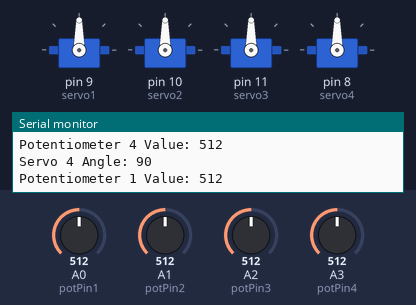
A sketch run on a simulated Arduino Uno, built with avr-gcc and run on an emulated ATmega328P. On the bench: 4 × servo, the last lines printed to the serial monitor. The test bench sets the inputs (shaded band); at power-on: A0 (potPin1) = 512, A1 (potPin2) = 512, A2 (potPin3) = 512, A3 (potPin4) = 512.

Above: at 1.2 s.
1.3 s: A0 (potPin1) set to 561
At 2.5 s:
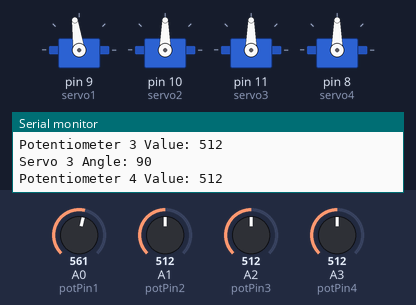
2.8 s: A0 (potPin1) set to 583
At 3.8 s:
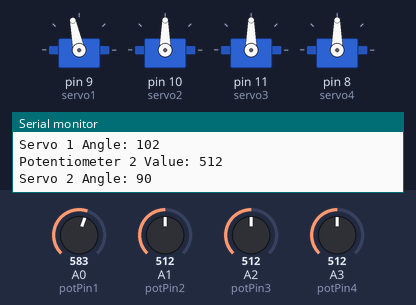
4.3 s: A1 (potPin2) set to 108
At 5.2 s:
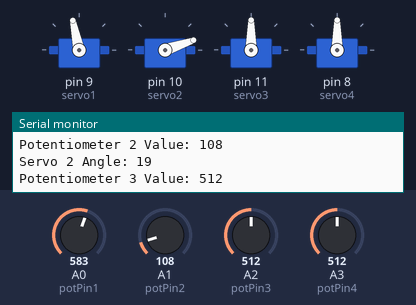
5.9 s: A1 (potPin2) set to 89
At 6.7 s:
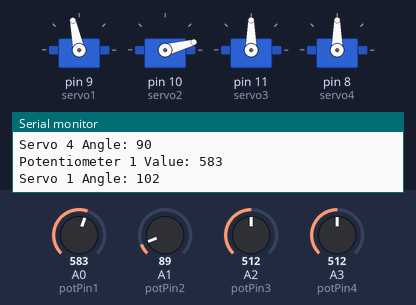
8.9 s: A2 (potPin3) set to 557
At 10.1 s:
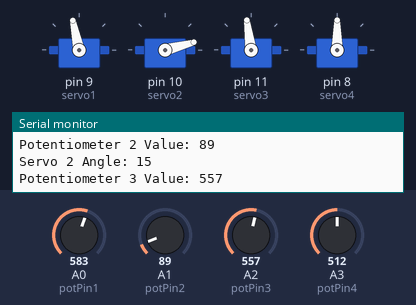
11.9 s: A2 (potPin3) set to 586
At 13.5 s:
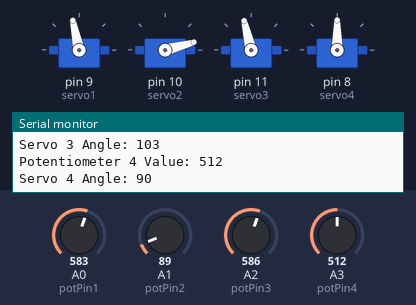
Timing chart, 0 to 14.5 s (numbered marks = the images above; inputs shaded):
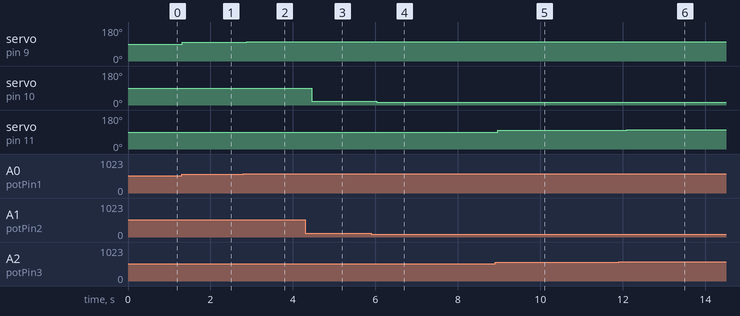

The sketch:

quay_servo_By_bientro.ino
```cpp
#include <Servo.h>

Servo servo1;  // Đối tượng cho servo 1
Servo servo2;  // Đối tượng cho servo 2
Servo servo3;  // Đối tượng cho servo 3
Servo servo4;  // Đối tượng cho servo 4


int potPin1 = A0; // Chân analog đọc giá trị từ biến trở 1
int potPin2 = A1; // Chân analog đọc giá trị từ biến trở 2
int potPin3 = A2; // Chân analog đọc giá trị từ biến trở 3
int potPin4 = A3; // Chân analog đọc giá trị từ biến trở 4


int angle1 = 0;   // Góc quay của servo 1
int angle2 = 0;   // Góc quay của servo 2
int angle3 = 0;   // Góc quay của servo 3
int angle4 = 0;   // Góc quay của servo 4

void setup() {
  servo1.attach(9); // Chân điều khiển servo 1
  servo2.attach(10); // Chân điều khiển servo 2
  servo3.attach(11); // Chân điều khiển servo 3
  servo4.attach(8);

  Serial.begin(9600);
}

void loop() {
  int potValue1 = analogRead(potPin1);
  int potValue2 = analogRead(potPin2);
  int potValue3 = analogRead(potPin3);
  int potValue4 = analogRead(potPin4);

  angle1 = map(potValue1, 0, 1023, 0, 180);
  angle2 = map(potValue2, 0, 1023, 0, 180);
  angle3 = map(potValue3, 0, 1023, 0, 180);
  angle4 = map(potValue4, 0, 1023, 0, 180);

  servo1.write(angle1);
  servo2.write(angle2);
  servo3.write(angle3);
  servo4.write(angle4);

  Serial.print("Potentiometer 1 Value: ");
  Serial.println(potValue1);
  Serial.print("Servo 1 Angle: ");
  Serial.println(angle1);

  Serial.print("Potentiometer 2 Value: ");
  Serial.println(potValue2);
  Serial.print("Servo 2 Angle: ");
  Serial.println(angle2);

  Serial.print("Potentiometer 3 Value: ");
  Serial.println(potValue3);
  Serial.print("Servo 3 Angle: ");
  Serial.println(angle3);

  Serial.print("Potentiometer 4 Value: ");
  Serial.println(potValue4);
  Serial.print("Servo 4 Angle: ");
  Serial.println(angle4 );


  delay(15);
}
```

Measured:
- after the input at 1.3 s, servo on pin 9 (servo1): 90° → 98° at once
- after the input at 2.8 s, servo on pin 9 (servo1): 98° → 102° after 0.08 s
- after the input at 4.3 s, servo on pin 10 (servo2): 90° → 19° after 0.15 s
- after the input at 5.9 s, servo on pin 10 (servo2): 19° → 15° after 0.13 s
- after the input at 8.9 s, servo on pin 11 (servo3): 90° → 98° after 0.06 s
- after the input at 11.9 s, servo on pin 11 (servo3): 98° → 103° after 0.19 s
